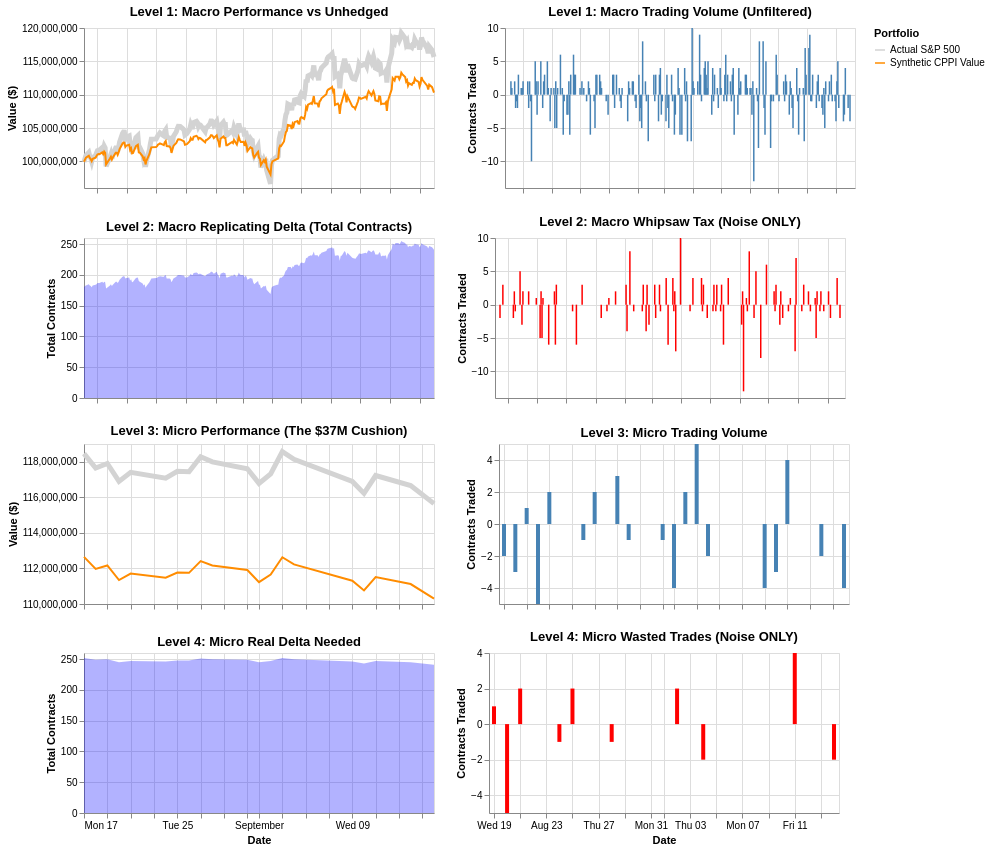

Here is the notebook cell this chart was saved with:
### Markdown cell above
## 🔍 Visualizing the Details: A Four-Level Diagnostic

We can now visualize exactly how this heuristic strategy behaves between September 17, 2025, and September 16, 2026.

The following dashboard divides the behavior into two distinct timeframes to contrast the overarching performance of the strategy against its daily mechanical reality:

**Levels 1 & 2 (The Macro View):** The top half tracks the entire lifecycle of the trade. On the left of Level 1 is a comparison of the portfolio to the S&P 500. The left of Level 2 shows the total number of S&P E-mini contracts (our long S&P 500 exposure). On the right, we plot the daily trading volume. All the trades are shown in blue on Level 1, and those designated as 'noise' trades are in red on Level 2.

**Levels 3 & 4 (The Micro View):** The bottom half zooms in on a specific 30-day window (August 17 to September 16, 2026). During this period, the portfolio has built a massive safety cushion above our absolute floor. You might expect that cushion would imply very little trading.

As you review the charts, pay close attention to the right side of the dashboard. The red bars are the instances where the rule buys high and sells low. When judging the frequency of trading on levels three and four, be mindful that the x-axis only covers one month. There are both fewer days and trades than levels 1 and 2.

### Code cell
# --- 1. Data Preparation ---
# Macro Data
df_synth_wealth = df_plot.melt(
    id_vars=['Date'],
    value_vars=['Actual S&P 500', 'Synthetic CPPI Value'],
    var_name='Strategy',
    value_name='Portfolio Value'
)

# Micro Data (Zoomed Window)
start_date = pd.to_datetime('2026-08-17')
end_date = pd.to_datetime('2026-09-16')
df_zoom = df_plot[(df_plot['Date'] >= start_date) & (df_plot['Date'] <= end_date)]
df_zoom_wealth = df_synth_wealth[(df_synth_wealth['Date'] >= start_date) & (df_synth_wealth['Date'] <= end_date)]

# Standardized chart dimensions
w, h = 350, 160

# --- LEVEL 1: MACRO OUTCOME ---
chart_perf_macro = alt.Chart(df_synth_wealth).mark_line().encode(
    x=alt.X('Date:T', axis=alt.Axis(title='', labels=False)),
    y=alt.Y('Portfolio Value:Q', scale=alt.Scale(zero=False), title='Value ($)'),
    color=alt.Color('Strategy:N', scale=alt.Scale(domain=['Actual S&P 500', 'Synthetic CPPI Value'], range=['#d3d3d3', 'darkorange']), legend=alt.Legend(title="Portfolio")),
    strokeWidth=alt.condition(alt.datum.Strategy == 'Actual S&P 500', alt.value(5), alt.value(2))
).properties(width=w, height=h, title='Level 1: Macro Performance vs Unhedged')

chart_vol_macro = alt.Chart(df_plot).mark_bar(color='steelblue', size=1.5).encode(
    x=alt.X('Date:T', axis=alt.Axis(title='', labels=False)),
    y=alt.Y('Contract Trades:Q', title='Contracts Traded')
).properties(width=w, height=h, title='Level 1: Macro Trading Volume (Unfiltered)')

# --- LEVEL 2: MACRO AUTOPSY ---
chart_delta_macro = alt.Chart(df_plot).mark_area(opacity=0.3, color='blue').encode(
    x=alt.X('Date:T', axis=alt.Axis(title='', labels=False)),
    y=alt.Y('Dynamic Contracts Held:Q', title='Total Contracts')
).properties(width=w, height=h, title='Level 2: Macro Replicating Delta (Total Contracts)')

chart_noise_macro = alt.Chart(df_plot).mark_bar(color='red', size=1.5).encode(
    x=alt.X('Date:T', axis=alt.Axis(title='', labels=False)),
    y=alt.Y('Contract Trades:Q', title='Contracts Traded')
).transform_filter(alt.datum['Synth Whipsaw Flag'] == 1).properties(width=w, height=h, title='Level 2: Macro Whipsaw Tax (Noise ONLY)')

# --- LEVEL 3: MICRO OUTCOME (Aug 17 - Sep 16) ---
chart_perf_micro = alt.Chart(df_zoom_wealth).mark_line().encode(
    x=alt.X('Date:T', axis=alt.Axis(title='', labels=False)),
    y=alt.Y('Portfolio Value:Q', scale=alt.Scale(zero=False), title='Value ($)'),
    color=alt.Color('Strategy:N', scale=alt.Scale(domain=['Actual S&P 500', 'Synthetic CPPI Value'], range=['#d3d3d3', 'darkorange']), legend=None),
    strokeWidth=alt.condition(alt.datum.Strategy == 'Actual S&P 500', alt.value(5), alt.value(2))
).properties(width=w, height=h, title='Level 3: Micro Performance (The $37M Cushion)')

chart_vol_micro = alt.Chart(df_zoom).mark_bar(color='steelblue', size=4).encode(
    x=alt.X('Date:T', axis=alt.Axis(title='', labels=False)),
    y=alt.Y('Contract Trades:Q', title='Contracts Traded')
).properties(width=w, height=h, title='Level 3: Micro Trading Volume')

# --- LEVEL 4: MICRO AUTOPSY (Aug 17 - Sep 16) ---
chart_delta_micro = alt.Chart(df_zoom).mark_area(opacity=0.3, color='blue').encode(
    x=alt.X('Date:T', title='Date'),
    y=alt.Y('Dynamic Contracts Held:Q', scale=alt.Scale(zero=False), title='Total Contracts')
).properties(width=w, height=h, title='Level 4: Micro Real Delta Needed')

chart_noise_micro = alt.Chart(df_zoom).mark_bar(color='red', size=4).encode(
    x=alt.X('Date:T', title='Date'),
    y=alt.Y('Contract Trades:Q', title='Contracts Traded')
).transform_filter(alt.datum['Synth Whipsaw Flag'] == 1).properties(width=w, height=h, title='Level 4: Micro Wasted Trades (Noise ONLY)')

# --- ASSEMBLE THE 4-LEVEL DASHBOARD ---
level_1 = chart_perf_macro | chart_vol_macro
level_2 = chart_delta_macro | chart_noise_macro
level_3 = chart_perf_micro | chart_vol_micro
level_4 = chart_delta_micro | chart_noise_micro

master_dashboard = (level_1 & level_2 & level_3 & level_4).resolve_scale(color='independent')
master_dashboard

### Figure 1 — Vega-Lite specification as saved in the notebook (floating-point values rounded to 4 significant figures; data arrays with more than 128 entries replaced by an {"elided": "..."} marker saying what was removed)
{"config": {"view": {"continuousWidth": 300, "continuousHeight": 300}}, "vconcat": [{"hconcat": [{"data": {"name": "data-55a6eea23d914fa76503863a51b69fdb"}, "mark": {"type": "line"}, "encoding": {"color": {"field": "Strategy", "legend": {"title": "Portfolio"}, "scale": {"domain": ["Actual S&P 500", "Synthetic CPPI Value"], "range": ["#d3d3d3", "darkorange"]}, "type": "nominal"}, "strokeWidth": {"condition": {"test": "(datum.Strategy === 'Actual S&P 500')", "value": 5}, "value": 2}, "x": {"axis": {"labels": false, "title": ""}, "field": "Date", "type": "temporal"}, "y": {"field": "Portfolio Value", "scale": {"zero": false}, "title": "Value ($)", "type": "quantitative"}}, "height": 160, "title": "Level 1: Macro Performance vs Unhedged", "width": 350}, {"data": {"name": "data-7834a6b53e9a647cdbc96101c402fd2f"}, "mark": {"type": "bar", "color": "steelblue", "size": 1.5}, "encoding": {"x": {"axis": {"labels": false, "title": ""}, "field": "Date", "type": "temporal"}, "y": {"field": "Contract Trades", "title": "Contracts Traded", "type": "quantitative"}}, "height": 160, "title": "Level 1: Macro Trading Volume (Unfiltered)", "width": 350}]}, {"hconcat": [{"mark": {"type": "area", "color": "blue", "opacity": 0.3}, "encoding": {"x": {"axis": {"labels": false, "title": ""}, "field": "Date", "type": "temporal"}, "y": {"field": "Dynamic Contracts Held", "title": "Total Contracts", "type": "quantitative"}}, "height": 160, "title": "Level 2: Macro Replicating Delta (Total Contracts)", "width": 350}, {"mark": {"type": "bar", "color": "red", "size": 1.5}, "encoding": {"x": {"axis": {"labels": false, "title": ""}, "field": "Date", "type": "temporal"}, "y": {"field": "Contract Trades", "title": "Contracts Traded", "type": "quantitative"}}, "height": 160, "title": "Level 2: Macro Whipsaw Tax (Noise ONLY)", "transform": [{"filter": "(datum['Synth Whipsaw Flag'] === 1)"}], "width": 350}], "data": {"name": "data-7834a6b53e9a647cdbc96101c402fd2f"}}, {"hconcat": [{"data": {"name": "data-52a96248e6b96f4bb872668a71f37613"}, "mark": {"type": "line"}, "encoding": {"color": {"field": "Strategy", "legend": null, "scale": {"domain": ["Actual S&P 500", "Synthetic CPPI Value"], "range": ["#d3d3d3", "darkorange"]}, "type": "nominal"}, "strokeWidth": {"condition": {"test": "(datum.Strategy === 'Actual S&P 500')", "value": 5}, "value": 2}, "x": {"axis": {"labels": false, "title": ""}, "field": "Date", "type": "temporal"}, "y": {"field": "Portfolio Value", "scale": {"zero": false}, "title": "Value ($)", "type": "quantitative"}}, "height": 160, "title": "Level 3: Micro Performance (The $37M Cushion)", "width": 350}, {"data": {"name": "data-5903be2e088bf3ccbce4e7be6c46b5bc"}, "mark": {"type": "bar", "color": "steelblue", "size": 4}, "encoding": {"x": {"axis": {"labels": false, "title": ""}, "field": "Date", "type": "temporal"}, "y": {"field": "Contract Trades", "title": "Contracts Traded", "type": "quantitative"}}, "height": 160, "title": "Level 3: Micro Trading Volume", "width": 350}]}, {"hconcat": [{"mark": {"type": "area", "color": "blue", "opacity": 0.3}, "encoding": {"x": {"field": "Date", "title": "Date", "type": "temporal"}, "y": {"field": "Dynamic Contracts Held", "scale": {"zero": false}, "title": "Total Contracts", "type": "quantitative"}}, "height": 160, "title": "Level 4: Micro Real Delta Needed", "width": 350}, {"mark": {"type": "bar", "color": "red", "size": 4}, "encoding": {"x": {"field": "Date", "title": "Date", "type": "temporal"}, "y": {"field": "Contract Trades", "title": "Contracts Traded", "type": "quantitative"}}, "height": 160, "title": "Level 4: Micro Wasted Trades (Noise ONLY)", "transform": [{"filter": "(datum['Synth Whipsaw Flag'] === 1)"}], "width": 350}], "data": {"name": "data-5903be2e088bf3ccbce4e7be6c46b5bc"}}], "resolve": {"scale": {"color": "independent"}}, "$schema": "https://vega.github.io/schema/vega-lite/v5.20.1.json", "datasets": {"data-55a6eea23d914fa76503863a51b69fdb": {"elided": "480 records"}, "data-7834a6b53e9a647cdbc96101c402fd2f": {"elided": "240 records"}, "data-52a96248e6b96f4bb872668a71f37613": [{"Date": "2026-08-17T00:00:00", "Strategy": "Actual S&P 500", "Portfolio Value": 118500000.0}, {"Date": "2026-08-18T00:00:00", "Strategy": "Actual S&P 500", "Portfolio Value": 117600000.0}, {"Date": "2026-08-19T00:00:00", "Strategy": "Actual S&P 500", "Portfolio Value": 117900000.0}, {"Date": "2026-08-20T00:00:00", "Strategy": "Actual S&P 500", "Portfolio Value": 116900000.0}, {"Date": "2026-08-21T00:00:00", "Strategy": "Actual S&P 500", "Portfolio Value": 117400000.0}, {"Date": "2026-08-24T00:00:00", "Strategy": "Actual S&P 500", "Portfolio Value": 117100000.0}, {"Date": "2026-08-25T00:00:00", "Strategy": "Actual S&P 500", "Portfolio Value": 117500000.0}, {"Date": "2026-08-26T00:00:00", "Strategy": "Actual S&P 500", "Portfolio Value": 117400000.0}, {"Date": "2026-08-27T00:00:00", "Strategy": "Actual S&P 500", "Portfolio Value": 118300000.0}, {"Date": "2026-08-28T00:00:00", "Strategy": "Actual S&P 500", "Portfolio Value": 118000000.0}, {"Date": "2026-08-31T00:00:00", "Strategy": "Actual S&P 500", "Portfolio Value": 117600000.0}, {"Date": "2026-09-01T00:00:00", "Strategy": "Actual S&P 500", "Portfolio Value": 116800000.0}, {"Date": "2026-09-02T00:00:00", "Strategy": "Actual S&P 500", "Portfolio Value": 117300000.0}, {"Date": "2026-09-03T00:00:00", "Strategy": "Actual S&P 500", "Portfolio Value": 118600000.0}, {"Date": "2026-09-04T00:00:00", "Strategy": "Actual S&P 500", "Portfolio Value": 118100000.0}, {"Date": "2026-09-09T00:00:00", "Strategy": "Actual S&P 500", "Portfolio Value": 116900000.0}, {"Date": "2026-09-10T00:00:00", "Strategy": "Actual S&P 500", "Portfolio Value": 116200000.0}, {"Date": "2026-09-11T00:00:00", "Strategy": "Actual S&P 500", "Portfolio Value": 117200000.0}, {"Date": "2026-09-14T00:00:00", "Strategy": "Actual S&P 500", "Portfolio Value": 116700000.0}, {"Date": "2026-09-16T00:00:00", "Strategy": "Actual S&P 500", "Portfolio Value": 115600000.0}, {"Date": "2026-08-17T00:00:00", "Strategy": "Synthetic CPPI Value", "Portfolio Value": 112600000.0}, {"Date": "2026-08-18T00:00:00", "Strategy": "Synthetic CPPI Value", "Portfolio Value": 112000000.0}, {"Date": "2026-08-19T00:00:00", "Strategy": "Synthetic CPPI Value", "Portfolio Value": 112200000.0}, {"Date": "2026-08-20T00:00:00", "Strategy": "Synthetic CPPI Value", "Portfolio Value": 111300000.0}, {"Date": "2026-08-21T00:00:00", "Strategy": "Synthetic CPPI Value", "Portfolio Value": 111700000.0}, {"Date": "2026-08-24T00:00:00", "Strategy": "Synthetic CPPI Value", "Portfolio Value": 111500000.0}, {"Date": "2026-08-25T00:00:00", "Strategy": "Synthetic CPPI Value", "Portfolio Value": 111800000.0}, {"Date": "2026-08-26T00:00:00", "Strategy": "Synthetic CPPI Value", "Portfolio Value": 111800000.0}, {"Date": "2026-08-27T00:00:00", "Strategy": "Synthetic CPPI Value", "Portfolio Value": 112400000.0}, {"Date": "2026-08-28T00:00:00", "Strategy": "Synthetic CPPI Value", "Portfolio Value": 112200000.0}, {"Date": "2026-08-31T00:00:00", "Strategy": "Synthetic CPPI Value", "Portfolio Value": 111900000.0}, {"Date": "2026-09-01T00:00:00", "Strategy": "Synthetic CPPI Value", "Portfolio Value": 111200000.0}, {"Date": "2026-09-02T00:00:00", "Strategy": "Synthetic CPPI Value", "Portfolio Value": 111700000.0}, {"Date": "2026-09-03T00:00:00", "Strategy": "Synthetic CPPI Value", "Portfolio Value": 112600000.0}, {"Date": "2026-09-04T00:00:00", "Strategy": "Synthetic CPPI Value", "Portfolio Value": 112200000.0}, {"Date": "2026-09-09T00:00:00", "Strategy": "Synthetic CPPI Value", "Portfolio Value": 111300000.0}, {"Date": "2026-09-10T00:00:00", "Strategy": "Synthetic CPPI Value", "Portfolio Value": 110800000.0}, {"Date": "2026-09-11T00:00:00", "Strategy": "Synthetic CPPI Value", "Portfolio Value": 111500000.0}, {"Date": "2026-09-14T00:00:00", "Strategy": "Synthetic CPPI Value", "Portfolio Value": 111100000.0}, {"Date": "2026-09-16T00:00:00", "Strategy": "Synthetic CPPI Value", "Portfolio Value": 110300000.0}], "data-5903be2e088bf3ccbce4e7be6c46b5bc": [{"Date": "2026-08-17T00:00:00", "Actual S&P 500": 118500000.0, "Synthetic Long": 117700000.0, "Synthetic Long Excess": -800500.0, "Actual SOFR": 103600000.0, "Synthetic Money Market": 104400000.0, "Synthetic Money Market Excess": 800500.0, "Dynamic Contracts Held": 252.0, "Contract Trades": -2.0, "Synth Whipsaw Flag": 0, "Synthetic CPPI Value": 112600000.0, "Futures P&L ($)": -460400.0}, {"Date": "2026-08-18T00:00:00", "Actual S&P 500": 117600000.0, "Synthetic Long": 116800000.0, "Synthetic Long Excess": -806400.0, "Actual SOFR": 103600000.0, "Synthetic Money Market": 104400000.0, "Synthetic Money Market Excess": 806400.0, "Dynamic Contracts Held": 249.0, "Contract Trades": -3.0, "Synth Whipsaw Flag": 0, "Synthetic CPPI Value": 112000000.0, "Futures P&L ($)": -689800.0}, {"Date": "2026-08-19T00:00:00", "Actual S&P 500": 117900000.0, "Synthetic Long": 117100000.0, "Synthetic Long Excess": -826600.0, "Actual SOFR": 103600000.0, "Synthetic Money Market": 104400000.0, "Synthetic Money Market Excess": 826600.0, "Dynamic Contracts Held": 250.0, "Contract Trades": 1.0, "Synth Whipsaw Flag": 1, "Synthetic CPPI Value": 112200000.0, "Futures P&L ($)": 186800.0}, {"Date": "2026-08-20T00:00:00", "Actual S&P 500": 116900000.0, "Synthetic Long": 116100000.0, "Synthetic Long Excess": -815400.0, "Actual SOFR": 103600000.0, "Synthetic Money Market": 104400000.0, "Synthetic Money Market Excess": 815400.0, "Dynamic Contracts Held": 245.0, "Contract Trades": -5.0, "Synth Whipsaw Flag": 1, "Synthetic CPPI Value": 111300000.0, "Futures P&L ($)": -831200.0}, {"Date": "2026-08-21T00:00:00", "Actual S&P 500": 117400000.0, "Synthetic Long": 116500000.0, "Synthetic Long Excess": -883700.0, "Actual SOFR": 103600000.0, "Synthetic Money Market": 104500000.0, "Synthetic Money Market Excess": 883700.0, "Dynamic Contracts Held": 247.0, "Contract Trades": 2.0, "Synth Whipsaw Flag": 1, "Synthetic CPPI Value": 111700000.0, "Futures P&L ($)": 352200.0}, {"Date": "2026-08-24T00:00:00", "Actual S&P 500": 117100000.0, "Synthetic Long": 116200000.0, "Synthetic Long Excess": -850900.0, "Actual SOFR": 103600000.0, "Synthetic Money Market": 104500000.0, "Synthetic Money Market Excess": 850900.0, "Dynamic Contracts Held": 246.0, "Contract Trades": -1.0, "Synth Whipsaw Flag": 1, "Synthetic CPPI Value": 111500000.0, "Futures P&L ($)": -265500.0}, {"Date": "2026-08-25T00:00:00", "Actual S&P 500": 117500000.0, "Synthetic Long": 116600000.0, "Synthetic Long Excess": -883700.0, "Actual SOFR": 103600000.0, "Synthetic Money Market": 104500000.0, "Synthetic Money Market Excess": 883700.0, "Dynamic Contracts Held": 248.0, "Contract Trades": 2.0, "Synth Whipsaw Flag": 1, "Synthetic CPPI Value": 111800000.0, "Futures P&L ($)": 273700.0}, {"Date": "2026-08-26T00:00:00", "Actual S&P 500": 117400000.0, "Synthetic Long": 116600000.0, "Synthetic Long Excess": -879900.0, "Actual SOFR": 103700000.0, "Synthetic Money Market": 104500000.0, "Synthetic Money Market Excess": 879900.0, "Dynamic Contracts Held": 248.0, "Contract Trades": 0.0, "Synth Whipsaw Flag": 0, "Synthetic CPPI Value": 111800000.0, "Futures P&L ($)": -24800.0}, {"Date": "2026-08-27T00:00:00", "Actual S&P 500": 118300000.0, "Synthetic Long": 117400000.0, "Synthetic Long Excess": -920100.0, "Actual SOFR": 103700000.0, "Synthetic Money Market": 104600000.0, "Synthetic Money Market Excess": 920100.0, "Dynamic Contracts Held": 251.0, "Contract Trades": 3.0, "Synth Whipsaw Flag": 0, "Synthetic CPPI Value": 112400000.0, "Futures P&L ($)": 651000.0}, {"Date": "2026-08-28T00:00:00", "Actual S&P 500": 118000000.0, "Synthetic Long": 117100000.0, "Synthetic Long Excess": -929800.0, "Actual SOFR": 103700000.0, "Synthetic Money Market": 104600000.0, "Synthetic Money Market Excess": 929800.0, "Dynamic Contracts Held": 250.0, "Contract Trades": -1.0, "Synth Whipsaw Flag": 1, "Synthetic CPPI Value": 112200000.0, "Futures P&L ($)": -257300.0}, {"Date": "2026-08-31T00:00:00", "Actual S&P 500": 117600000.0, "Synthetic Long": 116700000.0, "Synthetic Long Excess": -860500.0, "Actual SOFR": 103700000.0, "Synthetic Money Market": 104600000.0, "Synthetic Money Market Excess": 860500.0, "Dynamic Contracts Held": 249.0, "Contract Trades": -1.0, "Synth Whipsaw Flag": 0, "Synthetic CPPI Value": 111900000.0, "Futures P&L ($)": -287500.0}, {"Date": "2026-09-01T00:00:00", "Actual S&P 500": 116800000.0, "Synthetic Long": 115900000.0, "Synthetic Long Excess": -878900.0, "Actual SOFR": 103700000.0, "Synthetic Money Market": 104600000.0, "Synthetic Money Market Excess": 878900.0, "Dynamic Contracts Held": 245.0, "Contract Trades": -4.0, "Synth Whipsaw Flag": 0, "Synthetic CPPI Value": 111200000.0, "Futures P&L ($)": -700300.0}, {"Date": "2026-09-02T00:00:00", "Actual S&P 500": 117300000.0, "Synthetic Long": 116400000.0, "Synthetic Long Excess": -894500.0, "Actual SOFR": 103700000.0, "Synthetic Money Market": 104600000.0, "Synthetic Money Market Excess": 894500.0, "Dynamic Contracts Held": 247.0, "Contract Trades": 2.0, "Synth Whipsaw Flag": 1, "Synthetic CPPI Value": 111700000.0, "Futures P&L ($)": 413400.0}, {"Date": "2026-09-03T00:00:00", "Actual S&P 500": 118600000.0, "Synthetic Long": 117600000.0, "Synthetic Long Excess": -948100.0, "Actual SOFR": 103700000.0, "Synthetic Money Market": 104700000.0, "Synthetic Money Market Excess": 948100.0, "Dynamic Contracts Held": 252.0, "Contract Trades": 5.0, "Synth Whipsaw Flag": 0, "Synthetic CPPI Value": 112600000.0, "Futures P&L ($)": 966400.0}, {"Date": "2026-09-04T00:00:00", "Actual S&P 500": 118100000.0, "Synthetic Long": 117100000.0, "Synthetic Long Excess": -1006000.0, "Actual SOFR": 103700000.0, "Synthetic Money Market": 104800000.0, "Synthetic Money Market Excess": 1006000.0, "Dynamic Contracts Held": 250.0, "Contract Trades": -2.0, "Synth Whipsaw Flag": 1, "Synthetic CPPI Value": 112200000.0, "Futures P&L ($)": -412600.0}, {"Date": "2026-09-09T00:00:00", "Actual S&P 500": 116900000.0, "Synthetic Long": 116000000.0, "Synthetic Long Excess": -892300.0, "Actual SOFR": 103800000.0, "Synthetic Money Market": 104700000.0, "Synthetic Money Market Excess": 892300.0, "Dynamic Contracts Held": 246.0, "Contract Trades": -4.0, "Synth Whipsaw Flag": 0, "Synthetic CPPI Value": 111300000.0, "Futures P&L ($)": -978100.0}, {"Date": "2026-09-10T00:00:00", "Actual S&P 500": 116200000.0, "Synthetic Long": 115300000.0, "Synthetic Long Excess": -898800.0, "Actual SOFR": 103800000.0, "Synthetic Money Market": 104700000.0, "Synthetic Money Market Excess": 898800.0, "Dynamic Contracts Held": 243.0, "Contract Trades": -3.0, "Synth Whipsaw Flag": 0, "Synthetic CPPI Value": 110800000.0, "Futures P&L ($)": -556600.0}, {"Date": "2026-09-11T00:00:00", "Actual S&P 500": 117200000.0, "Synthetic Long": 116300000.0, "Synthetic Long Excess": -966100.0, "Actual SOFR": 103800000.0, "Synthetic Money Market": 104800000.0, "Synthetic Money Market Excess": 966100.0, "Dynamic Contracts Held": 247.0, "Contract Trades": 4.0, "Synth Whipsaw Flag": 1, "Synthetic CPPI Value": 111500000.0, "Futures P&L ($)": 741200.0}, {"Date": "2026-09-14T00:00:00", "Actual S&P 500": 116700000.0, "Synthetic Long": 115800000.0, "Synthetic Long Excess": -897200.0, "Actual SOFR": 103900000.0, "Synthetic Money Market": 104700000.0, "Synthetic Money Market Excess": 897200.0, "Dynamic Contracts Held": 245.0, "Contract Trades": -2.0, "Synth Whipsaw Flag": 1, "Synthetic CPPI Value": 111100000.0, "Futures P&L ($)": -426100.0}, {"Date": "2026-09-16T00:00:00", "Actual S&P 500": 115600000.0, "Synthetic Long": 114700000.0, "Synthetic Long Excess": -897400.0, "Actual SOFR": 103900000.0, "Synthetic Money Market": 104800000.0, "Synthetic Money Market Excess": 897400.0, "Dynamic Contracts Held": 241.0, "Contract Trades": -4.0, "Synth Whipsaw Flag": 0, "Synthetic CPPI Value": 110300000.0, "Futures P&L ($)": -839100.0}]}}
